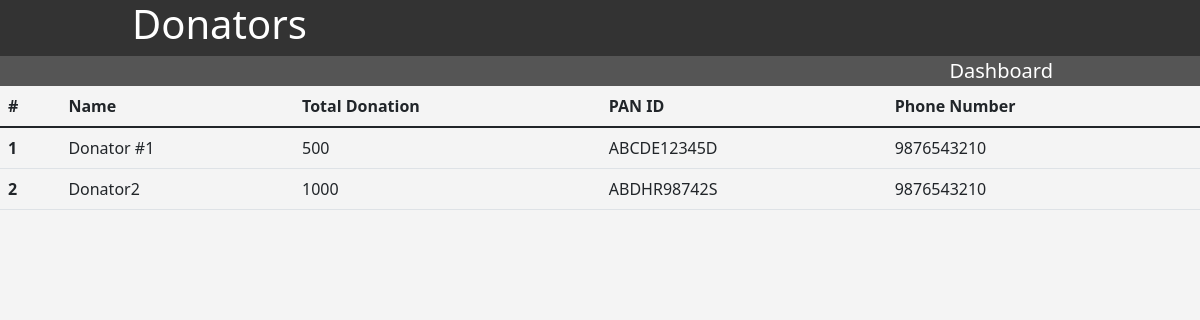
The page /3/donatorList on the database its author committed.
### application/models.py (models this page shows)
class Receipt(db.Model):
    __tablename__ = "receipt"
    rid = db.Column(db.Integer, primary_key = True, autoincrement = True)
    org_id = db.Column(db.Integer)
    receipt_date = db.Column(db.String)
    book_no = db.Column(db.Integer)
    receipt_no = db.Column(db.Integer)
    name = db.Column(db.String)
    address = db.Column(db.String)
    state = db.Column(db.String)
    pincode = db.Column(db.Integer)
    landline = db.Column(db.Integer)
    phoneno = db.Column(db.Integer)
    email = db.Column(db.String)
    id_type = db.Column(db.String)
    panid = db.Column(db.String)
    purpose = db.Column(db.String)
    amount = db.Column(db.Integer)
    mode = db.Column(db.String)
    realization_date = db.Column(db.String)

### application/controllers.py (the view)
@app.route("/<int:org_id>/donatorList")
def donators(org_id):
    donators = db.session.query(
        Receipt.name,
        func.sum(Receipt.amount).label('Amount'),
        Receipt.panid,
        Receipt.phoneno
    ).filter_by(org_id = org_id).group_by(Receipt.panid).all()
    return render_template("donators.html", donators = donators, org_id = org_id)

### templates/donators.html (shortened to what this page needs)
<!DOCTYPE html>
<html lang="en">
<head>
    <link href="https://cdn.jsdelivr.net/npm/bootstrap@5.2.0/dist/css/bootstrap.min.css" rel="stylesheet">
    <link rel = "stylesheet" type="text/css" href = "/static/css/style.css">
</head>
<body>
    <header id ="main-header">
        <div class = "container">
            <h1>Donators</h1>
        </div>
    </header>
    <nav id = "navbar">
        <div class="container">
            <li><a href ="/Organization/{{ org_id }}">Dashboard</a></li>
        </div>
    </nav>
      <table class="table">
          <thead>
            <tr>
              <th scope="col">#</th>
              <th scope="col">Name</th>
              <th scope="col">Total Donation</th>
              <th scope="col">PAN ID</th>
              <th scope="col">Phone Number</th>
            </tr>
          </thead>
          <tbody class="table-group-divider">
            {% for donator in donators %}
            <tr>
              <th scope="row">{{ loop.index }}</th>
              <td>{{donator[0]}}</td>
              <td>{{donator[1]}}</td>
              <td>{{donator[2]}}</td>
              <td>{{donator[3]}}</td>
            </tr>
            {% endfor %}
          </tbody>
        </table>
</body>
</html>

### static/css/style.css (style rules this page uses)
body { background-color: #f4f4f4; margin:0; }
#main-header { background-color:#333; border:none; color:white; }
#navbar { background-color:#555; color:white; text-align: right; }
#navbar li { display: inline; }
#navbar a { color:white; text-decoration: none; font-size: 20px; padding-right: 15px; padding-left:15px; }
.container { width: 80%; margin:auto; overflow: hidden; }

### rows shown on the page
Receipt: name "Donator #1", amount "500", panid "ABCDE12345D", phoneno "9876543210"
Receipt: name "Donator2", amount "1000", panid "ABDHR98742S", phoneno "9876543210"
